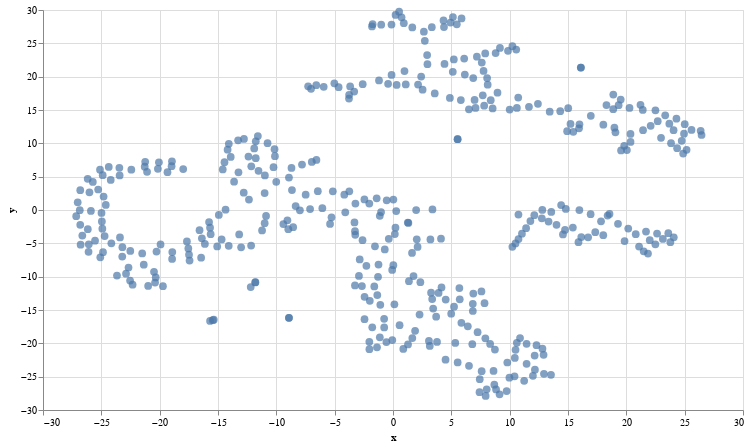

Vega-Lite specification stored for this chart:
### Vega-Lite specification from a JSON file in a GitHub repository (floating-point values rounded to 4 significant figures; data arrays with more than 128 entries replaced by an {"elided": "..."} marker saying what was removed)
{"config": {"view": {"continuousWidth": 400, "continuousHeight": 300}}, "data": {"name": "data-82a7b16c074939462766f6a0e1a1eda0"}, "mark": {"type": "circle", "size": 60}, "encoding": {"tooltip": [{"type": "nominal", "field": "place"}, {"type": "nominal", "field": "country"}], "x": {"type": "quantitative", "field": "x"}, "y": {"type": "quantitative", "field": "y"}}, "height": 400, "width": 700, "$schema": "https://vega.github.io/schema/vega-lite/v4.8.1.json", "datasets": {"data-82a7b16c074939462766f6a0e1a1eda0": {"elided": "421 records"}}}
